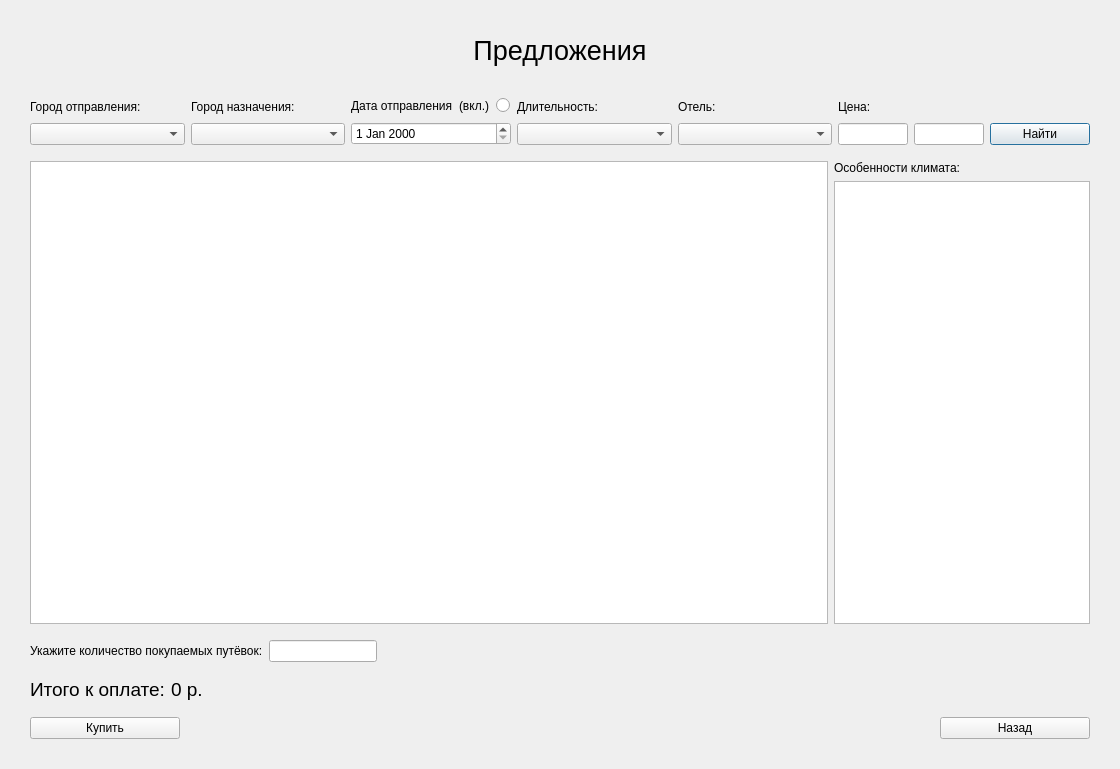
<?xml version="1.0" encoding="UTF-8"?>
<ui version="4.0">
 <class>TicketPurchaseWindow</class>
 <widget class="QDialog" name="TicketPurchaseWindow">
  <property name="geometry">
   <rect>
    <x>0</x>
    <y>0</y>
    <width>1120</width>
    <height>769</height>
   </rect>
  </property>
  <property name="windowTitle">
   <string>Dialog</string>
  </property>
  <layout class="QVBoxLayout" name="verticalLayout_3">
   <property name="leftMargin">
    <number>30</number>
   </property>
   <property name="topMargin">
    <number>10</number>
   </property>
   <property name="rightMargin">
    <number>30</number>
   </property>
   <property name="bottomMargin">
    <number>30</number>
   </property>
   <item>
    <widget class="QLabel" name="label">
     <property name="minimumSize">
      <size>
       <width>0</width>
       <height>80</height>
      </size>
     </property>
     <property name="font">
      <font>
       <pointsize>20</pointsize>
      </font>
     </property>
     <property name="text">
      <string>Предложения</string>
     </property>
     <property name="alignment">
      <set>Qt::AlignCenter</set>
     </property>
    </widget>
   </item>
   <item>
    <layout class="QHBoxLayout" name="horizontalLayout_6">
     <item>
      <layout class="QVBoxLayout" name="verticalLayout_7">
       <item>
        <widget class="QLabel" name="label_7">
         <property name="text">
          <string>Город отправления:</string>
         </property>
        </widget>
       </item>
       <item>
        <widget class="QComboBox" name="departureCityBox"/>
       </item>
      </layout>
     </item>
     <item>
      <layout class="QVBoxLayout" name="verticalLayout_8">
       <item>
        <widget class="QLabel" name="label_10">
         <property name="text">
          <string>Город назначения:</string>
         </property>
        </widget>
       </item>
       <item>
        <widget class="QComboBox" name="destinationCityBox"/>
       </item>
      </layout>
     </item>
     <item>
      <layout class="QHBoxLayout" name="horizontalLayout_7">
       <item>
        <layout class="QVBoxLayout" name="verticalLayout_4">
         <item>
          <layout class="QHBoxLayout" name="horizontalLayout_8">
           <item>
            <widget class="QLabel" name="label_5">
             <property name="text">
              <string>Дата отправления</string>
             </property>
            </widget>
           </item>
           <item>
            <layout class="QHBoxLayout" name="horizontalLayout_9">
             <item>
              <widget class="QLabel" name="label_4">
               <property name="sizePolicy">
                <sizepolicy hsizetype="Fixed" vsizetype="Preferred">
                 <horstretch>0</horstretch>
                 <verstretch>0</verstretch>
                </sizepolicy>
               </property>
               <property name="text">
                <string>(вкл.)</string>
               </property>
              </widget>
             </item>
             <item>
              <widget class="QRadioButton" name="dateSwitch">
               <property name="sizePolicy">
                <sizepolicy hsizetype="Fixed" vsizetype="Fixed">
                 <horstretch>0</horstretch>
                 <verstretch>0</verstretch>
                </sizepolicy>
               </property>
               <property name="text">
                <string/>
               </property>
              </widget>
             </item>
            </layout>
           </item>
           <item>
            <spacer name="horizontalSpacer_4">
             <property name="orientation">
              <enum>Qt::Horizontal</enum>
             </property>
             <property name="sizeType">
              <enum>QSizePolicy::Preferred</enum>
             </property>
             <property name="sizeHint" stdset="0">
              <size>
               <width>40</width>
               <height>20</height>
              </size>
             </property>
            </spacer>
           </item>
          </layout>
         </item>
         <item>
          <widget class="QDateEdit" name="departureDateEdit">
           <property name="sizePolicy">
            <sizepolicy hsizetype="Minimum" vsizetype="Fixed">
             <horstretch>0</horstretch>
             <verstretch>0</verstretch>
            </sizepolicy>
           </property>
           <property name="maximumSize">
            <size>
             <width>160</width>
             <height>16777215</height>
            </size>
           </property>
          </widget>
         </item>
        </layout>
       </item>
      </layout>
     </item>
     <item>
      <layout class="QVBoxLayout" name="verticalLayout_10">
       <item>
        <widget class="QLabel" name="label_12">
         <property name="text">
          <string>Длительность:</string>
         </property>
        </widget>
       </item>
       <item>
        <widget class="QComboBox" name="durationBox"/>
       </item>
      </layout>
     </item>
     <item>
      <layout class="QVBoxLayout" name="verticalLayout_11">
       <item>
        <widget class="QLabel" name="label_13">
         <property name="text">
          <string>Отель:</string>
         </property>
        </widget>
       </item>
       <item>
        <widget class="QComboBox" name="hotelBox"/>
       </item>
      </layout>
     </item>
     <item>
      <layout class="QVBoxLayout" name="verticalLayout_2">
       <item>
        <widget class="QLabel" name="label_2">
         <property name="text">
          <string>Цена:</string>
         </property>
        </widget>
       </item>
       <item>
        <layout class="QHBoxLayout" name="horizontalLayout">
         <item>
          <widget class="QLineEdit" name="priceEditLower">
           <property name="sizePolicy">
            <sizepolicy hsizetype="Preferred" vsizetype="Fixed">
             <horstretch>0</horstretch>
             <verstretch>0</verstretch>
            </sizepolicy>
           </property>
           <property name="maximumSize">
            <size>
             <width>70</width>
             <height>16777215</height>
            </size>
           </property>
          </widget>
         </item>
         <item>
          <widget class="QLineEdit" name="priceEditUpper">
           <property name="sizePolicy">
            <sizepolicy hsizetype="Preferred" vsizetype="Fixed">
             <horstretch>0</horstretch>
             <verstretch>0</verstretch>
            </sizepolicy>
           </property>
           <property name="maximumSize">
            <size>
             <width>70</width>
             <height>16777215</height>
            </size>
           </property>
          </widget>
         </item>
        </layout>
       </item>
      </layout>
     </item>
     <item>
      <layout class="QVBoxLayout" name="verticalLayout">
       <item>
        <widget class="QLabel" name="label_3">
         <property name="text">
          <string/>
         </property>
        </widget>
       </item>
       <item>
        <widget class="QPushButton" name="findButton">
         <property name="sizePolicy">
          <sizepolicy hsizetype="Ignored" vsizetype="Fixed">
           <horstretch>0</horstretch>
           <verstretch>0</verstretch>
          </sizepolicy>
         </property>
         <property name="maximumSize">
          <size>
           <width>100</width>
           <height>16777215</height>
          </size>
         </property>
         <property name="text">
          <string>Найти</string>
         </property>
         <property name="shortcut">
          <string>Return</string>
         </property>
        </widget>
       </item>
      </layout>
     </item>
    </layout>
   </item>
   <item>
    <spacer name="verticalSpacer_6">
     <property name="orientation">
      <enum>Qt::Vertical</enum>
     </property>
     <property name="sizeType">
      <enum>QSizePolicy::Fixed</enum>
     </property>
     <property name="sizeHint" stdset="0">
      <size>
       <width>20</width>
       <height>10</height>
      </size>
     </property>
    </spacer>
   </item>
   <item>
    <layout class="QHBoxLayout" name="horizontalLayout_5">
     <item>
      <widget class="QTableView" name="ticketView">
       <property name="sizePolicy">
        <sizepolicy hsizetype="Expanding" vsizetype="Expanding">
         <horstretch>1</horstretch>
         <verstretch>0</verstretch>
        </sizepolicy>
       </property>
       <property name="minimumSize">
        <size>
         <width>700</width>
         <height>0</height>
        </size>
       </property>
      </widget>
     </item>
     <item>
      <layout class="QVBoxLayout" name="verticalLayout_6">
       <item>
        <widget class="QLabel" name="label_8">
         <property name="text">
          <string>Особенности климата:</string>
         </property>
        </widget>
       </item>
       <item>
        <widget class="QTextEdit" name="climateEdit">
         <property name="html">
          <string>&lt;!DOCTYPE HTML PUBLIC &quot;-//W3C//DTD HTML 4.0//EN&quot; &quot;http://www.w3.org/TR/REC-html40/strict.dtd&quot;&gt;
&lt;html&gt;&lt;head&gt;&lt;meta name=&quot;qrichtext&quot; content=&quot;1&quot; /&gt;&lt;meta charset=&quot;utf-8&quot; /&gt;&lt;style type=&quot;text/css&quot;&gt;
p, li { white-space: pre-wrap; }
hr { height: 1px; border-width: 0; }
li.unchecked::marker { content: &quot;\2610&quot;; }
li.checked::marker { content: &quot;\2612&quot;; }
&lt;/style&gt;&lt;/head&gt;&lt;body style=&quot; font-family:'Segoe UI'; font-size:9pt; font-weight:400; font-style:normal;&quot;&gt;
&lt;p style=&quot;-qt-paragraph-type:empty; margin-top:0px; margin-bottom:0px; margin-left:0px; margin-right:0px; -qt-block-indent:0; text-indent:0px;&quot;&gt;&lt;br /&gt;&lt;/p&gt;&lt;/body&gt;&lt;/html&gt;</string>
         </property>
        </widget>
       </item>
      </layout>
     </item>
    </layout>
   </item>
   <item>
    <spacer name="verticalSpacer_5">
     <property name="orientation">
      <enum>Qt::Vertical</enum>
     </property>
     <property name="sizeType">
      <enum>QSizePolicy::Fixed</enum>
     </property>
     <property name="sizeHint" stdset="0">
      <size>
       <width>20</width>
       <height>10</height>
      </size>
     </property>
    </spacer>
   </item>
   <item>
    <layout class="QHBoxLayout" name="horizontalLayout_2">
     <item>
      <widget class="QLabel" name="label_6">
       <property name="font">
        <font>
         <pointsize>9</pointsize>
        </font>
       </property>
       <property name="text">
        <string>Укажите количество покупаемых путёвок:</string>
       </property>
      </widget>
     </item>
     <item>
      <widget class="QLineEdit" name="countEdit">
       <property name="sizePolicy">
        <sizepolicy hsizetype="Preferred" vsizetype="Fixed">
         <horstretch>0</horstretch>
         <verstretch>0</verstretch>
        </sizepolicy>
       </property>
      </widget>
     </item>
     <item>
      <spacer name="horizontalSpacer_3">
       <property name="orientation">
        <enum>Qt::Horizontal</enum>
       </property>
       <property name="sizeHint" stdset="0">
        <size>
         <width>40</width>
         <height>20</height>
        </size>
       </property>
      </spacer>
     </item>
    </layout>
   </item>
   <item>
    <spacer name="verticalSpacer_4">
     <property name="orientation">
      <enum>Qt::Vertical</enum>
     </property>
     <property name="sizeType">
      <enum>QSizePolicy::Fixed</enum>
     </property>
     <property name="sizeHint" stdset="0">
      <size>
       <width>20</width>
       <height>10</height>
      </size>
     </property>
    </spacer>
   </item>
   <item>
    <layout class="QHBoxLayout" name="horizontalLayout_3">
     <item>
      <widget class="QLabel" name="label_9">
       <property name="font">
        <font>
         <pointsize>14</pointsize>
        </font>
       </property>
       <property name="text">
        <string>Итого к оплате:</string>
       </property>
      </widget>
     </item>
     <item>
      <widget class="QLabel" name="priceLable">
       <property name="font">
        <font>
         <pointsize>14</pointsize>
        </font>
       </property>
       <property name="text">
        <string>0 р.</string>
       </property>
      </widget>
     </item>
     <item>
      <spacer name="horizontalSpacer_2">
       <property name="orientation">
        <enum>Qt::Horizontal</enum>
       </property>
       <property name="sizeHint" stdset="0">
        <size>
         <width>40</width>
         <height>20</height>
        </size>
       </property>
      </spacer>
     </item>
    </layout>
   </item>
   <item>
    <spacer name="verticalSpacer_3">
     <property name="orientation">
      <enum>Qt::Vertical</enum>
     </property>
     <property name="sizeType">
      <enum>QSizePolicy::Fixed</enum>
     </property>
     <property name="sizeHint" stdset="0">
      <size>
       <width>20</width>
       <height>10</height>
      </size>
     </property>
    </spacer>
   </item>
   <item>
    <layout class="QHBoxLayout" name="horizontalLayout_4">
     <item>
      <widget class="QPushButton" name="buyButton">
       <property name="minimumSize">
        <size>
         <width>150</width>
         <height>0</height>
        </size>
       </property>
       <property name="text">
        <string>Купить</string>
       </property>
      </widget>
     </item>
     <item>
      <spacer name="horizontalSpacer">
       <property name="orientation">
        <enum>Qt::Horizontal</enum>
       </property>
       <property name="sizeHint" stdset="0">
        <size>
         <width>40</width>
         <height>20</height>
        </size>
       </property>
      </spacer>
     </item>
     <item>
      <widget class="QPushButton" name="backButton">
       <property name="minimumSize">
        <size>
         <width>150</width>
         <height>0</height>
        </size>
       </property>
       <property name="text">
        <string>Назад</string>
       </property>
      </widget>
     </item>
    </layout>
   </item>
  </layout>
 </widget>
 <resources/>
 <connections/>
</ui>
